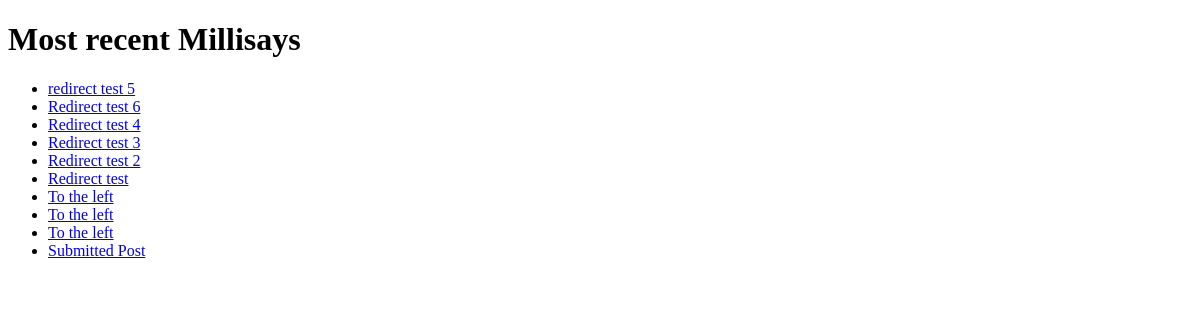
/post/, run on an earlier commit of the app's database.
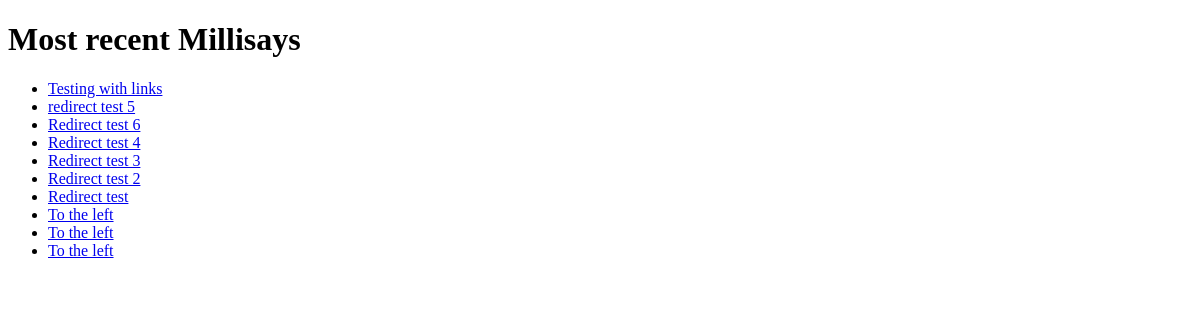
And on a later commit of the database.
### readwrite/models.py (models this page shows, shortened)
class Post(models.Model):
    title = models.CharField(max_length=200)
    pub_date = models.DateTimeField(default=timezone.now()) #make default now, set timzeone for east coast
    content = models.TextField()
    upvotes = models.IntegerField(default=0)
    downvotes = models.IntegerField(default=0)
    views = models.IntegerField(default=0)

### readwrite/views.py (the view)
def index(request):
    post_list = Post.objects.order_by('-pub_date')[:10]
    context = {'posts': post_list}
    return render(request, 'readwrite/index.html', context)

### templates/readwrite/index.html (shortened to what this page needs)
<!DOCTYPE html>
<html>
<head>
</head>
<body>
    <h1>Most recent Millisays</h1>
    {% if posts %}
        <ul>
            {% for post in posts %}
                <li> <a href="/post/{{post.id}}"/>{{ post.title }}</li>
            {% endfor %}
        </ul>
    {% else %}
        <strong> There are no posts to show!</strong>
    {% endif %}
</body>
</html>

What changed in the data, as far as the page shows it:
no longer on this page (row unchanged): Post: title "Submitted Post"
added Post: title "Testing with links"
